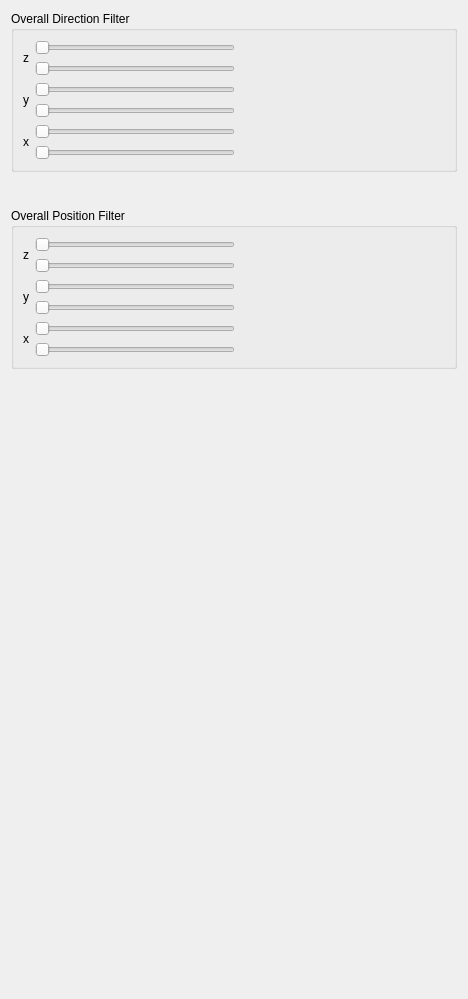
         <widget class="QWidget" name="page_3">
          <property name="geometry">
           <rect>
            <x>0</x>
            <y>0</y>
            <width>468</width>
            <height>999</height>
           </rect>
          </property>
          <attribute name="label">
           <string>Filters</string>
          </attribute>
          <layout class="QGridLayout" name="gridLayout_4">
           <item row="4" column="0">
            <spacer name="verticalSpacer_11">
             <property name="orientation">
              <enum>Qt::Vertical</enum>
             </property>
             <property name="sizeType">
              <enum>QSizePolicy::Expanding</enum>
             </property>
             <property name="sizeHint" stdset="0">
              <size>
               <width>20</width>
               <height>30</height>
              </size>
             </property>
            </spacer>
           </item>
           <item row="2" column="0">
            <spacer name="verticalSpacer">
             <property name="orientation">
              <enum>Qt::Vertical</enum>
             </property>
             <property name="sizeType">
              <enum>QSizePolicy::Fixed</enum>
             </property>
             <property name="sizeHint" stdset="0">
              <size>
               <width>20</width>
               <height>30</height>
              </size>
             </property>
            </spacer>
           </item>
           <item row="0" column="0">
            <widget class="QGroupBox" name="groupBox_10">
             <property name="title">
              <string>Overall Direction Filter</string>
             </property>
             <layout class="QGridLayout" name="gridLayout_71">
              <item row="2" column="1">
               <layout class="QGridLayout" name="gridLayout_85">
                <item row="0" column="0">
                 <widget class="QSlider" name="horizontalSlider_overall_dir_xmin">
                  <property name="maximumSize">
                   <size>
                    <width>200</width>
                    <height>16777215</height>
                   </size>
                  </property>
                  <property name="orientation">
                   <enum>Qt::Horizontal</enum>
                  </property>
                 </widget>
                </item>
                <item row="1" column="0">
                 <widget class="QSlider" name="horizontalSlider_overall_dir_xmax">
                  <property name="maximumSize">
                   <size>
                    <width>200</width>
                    <height>16777215</height>
                   </size>
                  </property>
                  <property name="orientation">
                   <enum>Qt::Horizontal</enum>
                  </property>
                 </widget>
                </item>
               </layout>
              </item>
              <item row="0" column="2">
               <spacer name="horizontalSpacer_42">
                <property name="orientation">
                 <enum>Qt::Horizontal</enum>
                </property>
                <property name="sizeHint" stdset="0">
                 <size>
                  <width>40</width>
                  <height>20</height>
                 </size>
                </property>
               </spacer>
              </item>
              <item row="1" column="1">
               <layout class="QGridLayout" name="gridLayout_83">
                <item row="0" column="0">
                 <widget class="QSlider" name="horizontalSlider_overall_dir_ymin">
                  <property name="maximumSize">
                   <size>
                    <width>200</width>
                    <height>16777215</height>
                   </size>
                  </property>
                  <property name="orientation">
                   <enum>Qt::Horizontal</enum>
                  </property>
                 </widget>
                </item>
                <item row="1" column="0">
                 <widget class="QSlider" name="horizontalSlider_overall_dir_ymax">
                  <property name="maximumSize">
                   <size>
                    <width>200</width>
                    <height>16777215</height>
                   </size>
                  </property>
                  <property name="orientation">
                   <enum>Qt::Horizontal</enum>
                  </property>
                 </widget>
                </item>
               </layout>
              </item>
              <item row="0" column="1">
               <layout class="QGridLayout" name="gridLayout_68">
                <item row="0" column="0">
                 <widget class="QSlider" name="horizontalSlider_overall_dir_zmin">
                  <property name="maximumSize">
                   <size>
                    <width>200</width>
                    <height>16777215</height>
                   </size>
                  </property>
                  <property name="orientation">
                   <enum>Qt::Horizontal</enum>
                  </property>
                 </widget>
                </item>
                <item row="1" column="0">
                 <widget class="QSlider" name="horizontalSlider_overall_dir_zmax">
                  <property name="maximumSize">
                   <size>
                    <width>200</width>
                    <height>16777215</height>
                   </size>
                  </property>
                  <property name="orientation">
                   <enum>Qt::Horizontal</enum>
                  </property>
                 </widget>
                </item>
               </layout>
              </item>
              <item row="2" column="0">
               <widget class="QLabel" name="label_68">
                <property name="text">
                 <string>x</string>
                </property>
               </widget>
              </item>
              <item row="1" column="0">
               <widget class="QLabel" name="label_67">
                <property name="text">
                 <string>y</string>
                </property>
               </widget>
              </item>
              <item row="0" column="0">
               <widget class="QLabel" name="label_7">
                <property name="text">
                 <string>z</string>
                </property>
               </widget>
              </item>
             </layout>
            </widget>
           </item>
           <item row="3" column="0">
            <widget class="QGroupBox" name="groupBox_16">
             <property name="title">
              <string>Overall Position Filter</string>
             </property>
             <layout class="QGridLayout" name="gridLayout_72">
              <item row="2" column="0">
               <widget class="QLabel" name="label_65">
                <property name="text">
                 <string>z</string>
                </property>
               </widget>
              </item>
              <item row="2" column="2">
               <spacer name="horizontalSpacer_44">
                <property name="orientation">
                 <enum>Qt::Horizontal</enum>
                </property>
                <property name="sizeHint" stdset="0">
                 <size>
                  <width>40</width>
                  <height>20</height>
                 </size>
                </property>
               </spacer>
              </item>
              <item row="3" column="1">
               <layout class="QGridLayout" name="gridLayout_87">
                <item row="0" column="0">
                 <widget class="QSlider" name="horizontalSlider_overall_pos_ymin">
                  <property name="maximumSize">
                   <size>
                    <width>200</width>
                    <height>16777215</height>
                   </size>
                  </property>
                  <property name="orientation">
                   <enum>Qt::Horizontal</enum>
                  </property>
                 </widget>
                </item>
                <item row="1" column="0">
                 <widget class="QSlider" name="horizontalSlider_overall_pos_ymax">
                  <property name="maximumSize">
                   <size>
                    <width>200</width>
                    <height>16777215</height>
                   </size>
                  </property>
                  <property name="orientation">
                   <enum>Qt::Horizontal</enum>
                  </property>
                 </widget>
                </item>
               </layout>
              </item>
              <item row="4" column="0">
               <widget class="QLabel" name="label_69">
                <property name="text">
                 <string>x</string>
                </property>
               </widget>
              </item>
              <item row="2" column="1">
               <layout class="QGridLayout" name="gridLayout_86">
                <item row="0" column="0">
                 <widget class="QSlider" name="horizontalSlider_overall_pos_zmin">
                  <property name="maximumSize">
                   <size>
                    <width>200</width>
                    <height>16777215</height>
                   </size>
                  </property>
                  <property name="orientation">
                   <enum>Qt::Horizontal</enum>
                  </property>
                 </widget>
                </item>
                <item row="1" column="0">
                 <widget class="QSlider" name="horizontalSlider_overall_pos_zmax">
                  <property name="maximumSize">
                   <size>
                    <width>200</width>
                    <height>16777215</height>
                   </size>
                  </property>
                  <property name="orientation">
                   <enum>Qt::Horizontal</enum>
                  </property>
                 </widget>
                </item>
               </layout>
              </item>
              <item row="4" column="1">
               <layout class="QGridLayout" name="gridLayout_88">
                <item row="0" column="0">
                 <widget class="QSlider" name="horizontalSlider_overall_pos_xmin">
                  <property name="maximumSize">
                   <size>
                    <width>200</width>
                    <height>16777215</height>
                   </size>
                  </property>
                  <property name="orientation">
                   <enum>Qt::Horizontal</enum>
                  </property>
                 </widget>
                </item>
                <item row="1" column="0">
                 <widget class="QSlider" name="horizontalSlider_overall_pos_xmax">
                  <property name="maximumSize">
                   <size>
                    <width>200</width>
                    <height>16777215</height>
                   </size>
                  </property>
                  <property name="orientation">
                   <enum>Qt::Horizontal</enum>
                  </property>
                 </widget>
                </item>
               </layout>
              </item>
              <item row="3" column="0">
               <widget class="QLabel" name="label_66">
                <property name="text">
                 <string>y</string>
                </property>
               </widget>
              </item>
             </layout>
            </widget>
           </item>
          </layout>
         </widget>
